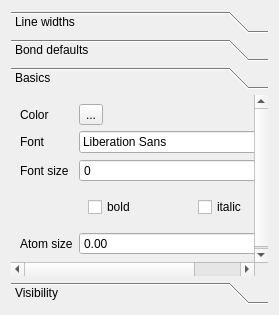
<?xml version="1.0" encoding="UTF-8"?>
<ui version="4.0">
 <class>Molsketch::ScenePropertiesWidget</class>
 <widget class="QWidget" name="Molsketch::ScenePropertiesWidget">
  <property name="geometry">
   <rect>
    <x>0</x>
    <y>0</y>
    <width>279</width>
    <height>315</height>
   </rect>
  </property>
  <layout class="QVBoxLayout" name="verticalLayout">
   <item>
    <widget class="QToolBox" name="toolBox">
     <property name="currentIndex">
      <number>2</number>
     </property>
     <widget class="QWidget" name="lineWidths">
      <property name="geometry">
       <rect>
        <x>0</x>
        <y>0</y>
        <width>261</width>
        <height>189</height>
       </rect>
      </property>
      <attribute name="label">
       <string>Line widths</string>
      </attribute>
      <layout class="QFormLayout" name="formLayout">
       <item row="0" column="0">
        <widget class="QLabel" name="bondLineWidthLabel">
         <property name="text">
          <string>Bond</string>
         </property>
        </widget>
       </item>
       <item row="0" column="1">
        <widget class="QDoubleSpinBox" name="bondLineWidth"/>
       </item>
       <item row="1" column="0">
        <widget class="QLabel" name="arrowLineWidthLabel">
         <property name="text">
          <string>Arrow</string>
         </property>
        </widget>
       </item>
       <item row="1" column="1">
        <widget class="QDoubleSpinBox" name="arrowLineWidth"/>
       </item>
       <item row="2" column="0">
        <widget class="QLabel" name="frameLineWidthLabel">
         <property name="text">
          <string>Frame</string>
         </property>
        </widget>
       </item>
       <item row="2" column="1">
        <widget class="QDoubleSpinBox" name="frameLineWidth"/>
       </item>
      </layout>
     </widget>
     <widget class="QWidget" name="bondDefaults">
      <property name="geometry">
       <rect>
        <x>0</x>
        <y>0</y>
        <width>261</width>
        <height>189</height>
       </rect>
      </property>
      <attribute name="label">
       <string>Bond defaults</string>
      </attribute>
      <layout class="QFormLayout" name="formLayout_2">
       <item row="0" column="0">
        <widget class="QLabel" name="bondLengthLabel">
         <property name="text">
          <string>Length</string>
         </property>
        </widget>
       </item>
       <item row="0" column="1">
        <widget class="QDoubleSpinBox" name="bondLength"/>
       </item>
       <item row="1" column="0">
        <widget class="QLabel" name="bondAngleLabel">
         <property name="text">
          <string>Angle</string>
         </property>
        </widget>
       </item>
       <item row="1" column="1">
        <widget class="QDoubleSpinBox" name="bondAngle"/>
       </item>
      </layout>
     </widget>
     <widget class="QWidget" name="basicProperties">
      <property name="geometry">
       <rect>
        <x>0</x>
        <y>0</y>
        <width>261</width>
        <height>189</height>
       </rect>
      </property>
      <attribute name="label">
       <string>Basics</string>
      </attribute>
      <layout class="QFormLayout" name="formLayout_3">
       <item row="0" column="0">
        <widget class="QLabel" name="colorLabel">
         <property name="text">
          <string>Color</string>
         </property>
        </widget>
       </item>
       <item row="0" column="1">
        <widget class="QToolButton" name="toolButton">
         <property name="text">
          <string>...</string>
         </property>
        </widget>
       </item>
       <item row="1" column="0">
        <widget class="QLabel" name="atomFontLabel">
         <property name="text">
          <string>Font</string>
         </property>
        </widget>
       </item>
       <item row="1" column="1">
        <widget class="QFontComboBox" name="atomFont"/>
       </item>
       <item row="2" column="0">
        <widget class="QLabel" name="fontSizeLabel">
         <property name="text">
          <string>Font size</string>
         </property>
        </widget>
       </item>
       <item row="2" column="1">
        <widget class="QSpinBox" name="spinBox"/>
       </item>
       <item row="3" column="1">
        <widget class="QWidget" name="widget" native="true">
         <layout class="QHBoxLayout" name="horizontalLayout">
          <item>
           <widget class="QCheckBox" name="boldFont">
            <property name="text">
             <string>bold</string>
            </property>
           </widget>
          </item>
          <item>
           <widget class="QCheckBox" name="italicFont">
            <property name="text">
             <string>italic</string>
            </property>
           </widget>
          </item>
         </layout>
        </widget>
       </item>
       <item row="4" column="0">
        <widget class="QLabel" name="atomSizeLabel">
         <property name="text">
          <string>Atom size</string>
         </property>
        </widget>
       </item>
       <item row="4" column="1">
        <widget class="QDoubleSpinBox" name="atomSize"/>
       </item>
      </layout>
     </widget>
     <widget class="QWidget" name="visibility">
      <property name="geometry">
       <rect>
        <x>0</x>
        <y>0</y>
        <width>261</width>
        <height>189</height>
       </rect>
      </property>
      <attribute name="label">
       <string>Visibility</string>
      </attribute>
      <layout class="QGridLayout" name="gridLayout">
       <item row="0" column="0">
        <widget class="QCheckBox" name="autoHydrogensVisible">
         <property name="text">
          <string>Auto hydrogens</string>
         </property>
        </widget>
       </item>
       <item row="0" column="1">
        <widget class="QCheckBox" name="lonePairsVisible">
         <property name="text">
          <string>Lone pairs</string>
         </property>
        </widget>
       </item>
       <item row="1" column="0">
        <widget class="QCheckBox" name="hydrogensVisible">
         <property name="text">
          <string>Hydrogens</string>
         </property>
        </widget>
       </item>
       <item row="1" column="1">
        <widget class="QCheckBox" name="electronSystemsVisible">
         <property name="text">
          <string>Electron systems</string>
         </property>
        </widget>
       </item>
       <item row="2" column="0">
        <widget class="QCheckBox" name="carbonsVisible">
         <property name="text">
          <string>Carbons</string>
         </property>
        </widget>
       </item>
       <item row="2" column="1">
        <widget class="QCheckBox" name="chargesVisible">
         <property name="text">
          <string>Charges</string>
         </property>
        </widget>
       </item>
       <item row="3" column="0">
        <spacer name="verticalSpacer">
         <property name="orientation">
          <enum>Qt::Vertical</enum>
         </property>
         <property name="sizeHint" stdset="0">
          <size>
           <width>20</width>
           <height>40</height>
          </size>
         </property>
        </spacer>
       </item>
      </layout>
     </widget>
    </widget>
   </item>
  </layout>
 </widget>
 <resources/>
 <connections/>
</ui>
